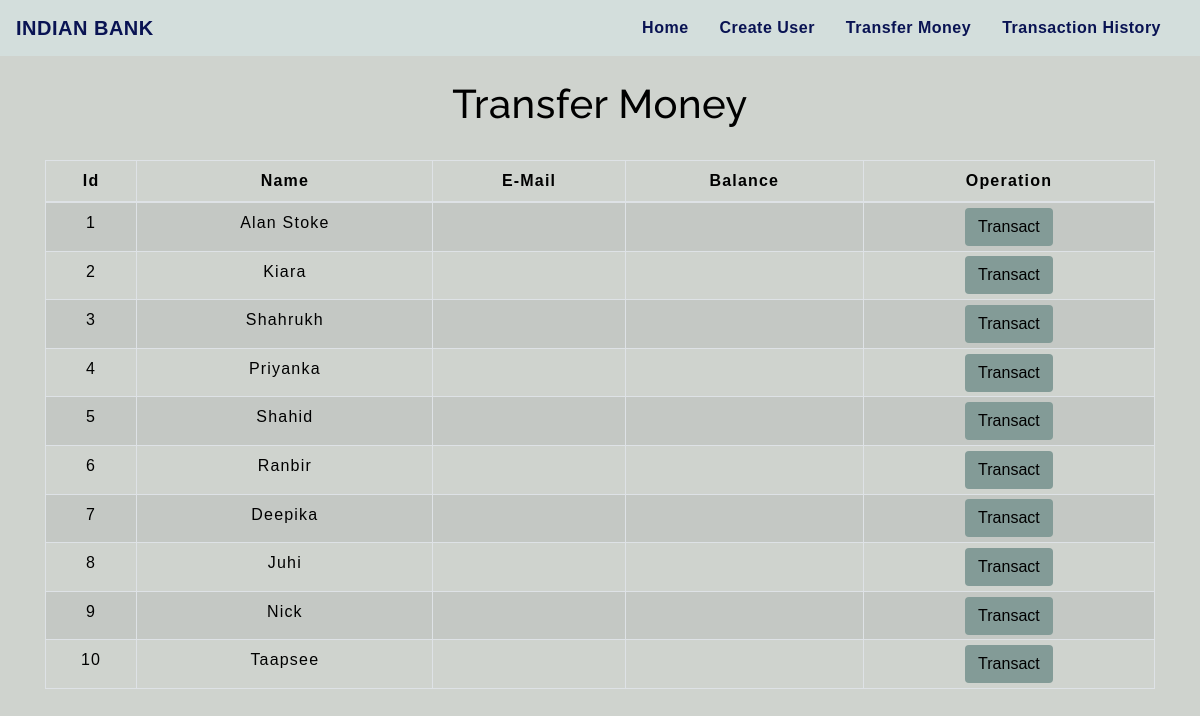
The app's page /transfermoney.php with its own data.
### tables this page shows
CREATE TABLE `users` (
  `id` int(3) NOT NULL,
  `name` text NOT NULL,
  `email` varchar(30) NOT NULL,
  `balance` int(8) NOT NULL
);

### transfermoney.php (the view, shortened to what this page needs)
<!DOCTYPE html>
<html lang="en">
<head>
    <link rel="stylesheet" href="https://maxcdn.bootstrapcdn.com/bootstrap/4.0.0/css/bootstrap.min.css">
    <link rel="stylesheet" type="text/css" href="css/table.css">
    <link rel="stylesheet" type="text/css" href="css/navbar.css">
</head>
<body style="background-color : #CFD3CE;">
<?php
    $servername = "localhost";
    $username = "root";
    $password = "";
    $dbname = "indian_bank";
    $conn = mysqli_connect($servername, $username, $password, $dbname);
    $sql = "SELECT * FROM users";
    $result = mysqli_query($conn,$sql);
?>
<?php
  include 'navbar.php';
?>
<div class="container">
        <h2 class="text-center pt-4" style="color : black;">Transfer Money</h2>
        <br>
            <div class="row">
                <div class="col">
                    <div class="table-responsive-sm">
                    <table class="table table-hover table-sm table-striped table-condensed table-bordered" style="border-color:black;">
                        <thead style="color : black;">
                            <tr>
                            <th scope="col" class="text-center py-2">Id</th>
                            <th scope="col" class="text-center py-2">Name</th>
                            <th scope="col" class="text-center py-2">E-Mail</th>
                            <th scope="col" class="text-center py-2">Balance</th>
                            <th scope="col" class="text-center py-2">Operation</th>
                            </tr>
                        </thead>
                        <tbody>
                <?php
                    while($rows=mysqli_fetch_assoc($result)){
                ?>
                    <tr style="color : black;">
                        <td class="py-2"><?php echo $rows['id'] ?></td>
                        <td class="py-2"><?php echo $rows['name']?></td>
                        <td class="py-2"><?php echo $rows['E-mail']?></td>
                        <td class="py-2"><?php echo $rows['Balance']?></td>
                        <td><a href="selecteduserdetail.php?id= <?php echo $rows['id'] ;?>"> <button type="button" class="btn" style="background-color : #839B97;">Transact</button></a></td>
                    </tr>
                <?php
                    }
                ?>
                        </tbody>
                    </table>
                    </div>
                </div>
            </div>
         </div>
</body>
</html>

### navbar.php (shortened to what this page needs)
<nav class="navbar navbar-expand-md navbar-light" style="background-color: #D3DEDC">
  <a class="navbar-brand" href="index.php" style="color : #091353;"><b>INDIAN BANK</b></a>
  <div class="collapse navbar-collapse" id="collapsibleNavbar">
        <ul class="navbar-nav ml-auto">
          <li class="nav-item">
            <a class="nav-link" href="index.php"
            <a class="nav-link" href="transfermoney.php" style="color : #091353;" ><b>Home</b></a>
          </li>
          <li class="nav-item">
            <a class="nav-link" href="createuser.php"
            <a class="nav-link" href="transfermoney.php" style="color : #091353;" ><b>Create User</b></a>
          </li>
          <li class="nav-item">
            <a class="nav-link" href="transfermoney.php" style="color : #091353;"><b>Transfer Money</b></a>
          </li>
          <li class="nav-item">
            <a class="nav-link" href="transactionhistory.php" style="color : #091353;"><b>Transaction History</b></a>
          </li>
      </div>
   </nav>

### css/table.css (style rules this page uses)
* { padding: 0; margin: 0; box-sizing: border-box; font-family: sans-serif; }
h2 { font-size: 40px; }
table { letter-spacing: 1.2px; }
td { text-align: center; }
button { border:none; background: #d9d9d9; transition: 1s; }

### css/navbar.css (style rules this page uses)
.nav-link { margin-right: 15px; color:#2F363F; letter-spacing: 0.5px; transition: 0.5s; }
.navbar-brand { color: #4C4B4B; letter-spacing: 0.5px; }
h2 { color: #4C4B4B; letter-spacing: 0.5px; font-family: raleway; }

### transfermoney.php (style rules this page uses)
button { transition: 1.5s; }

### records on screen
users: id "1", name "Alan Stoke"
users: id "2", name "Kiara"
users: id "3", name "Shahrukh"
users: id "4", name "Priyanka"
users: id "5", name "Shahid"
users: id "6", name "Ranbir"
users: id "7", name "Deepika"
users: id "8", name "Juhi"
users: id "9", name "Nick"
users: id "10", name "Taapsee"
